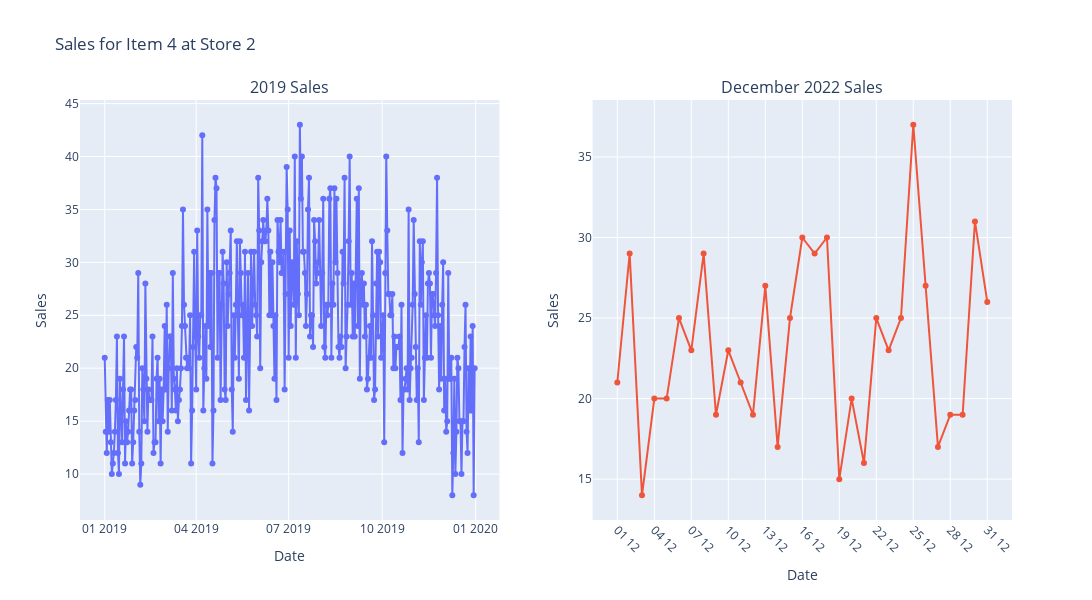

Notebook source saved alongside this figure:
### Code cell
fig = make_subplots(rows=1,
                    cols=2,
                    subplot_titles=("2019 Sales", "December 2022 Sales"))

fig.add_trace(
    go.Scatter(x=df_sales_2019['date'],
                y=df_sales_2019['sales'],
                mode='lines+markers',
                name='2019 Sales'),
    row=1, col=1
)

fig.add_trace(
    go.Scatter(x=df_sales_dec_2022['date'],
                y=df_sales_dec_2022['sales'],
                mode='lines+markers',
                name='December 2022 Sales'),
    row=1, col=2
)

fig.update_layout(
    title_text=f'Sales for Item {item} at Store {store}',
    xaxis_title='Date',
    yaxis_title='Sales',
    height=600,
    width=1200,
    showlegend=False
)

fig.update_xaxes(
    dtick="M3",  
    tickformat="%m %Y",  
    row=1, col=1
)

fig.update_xaxes(
    title_text='Date',
    dtick=3 * 24 * 60 * 60 * 1000,
    tickangle=45,
    tickformat="%d %m",
    row=1, col=2,

    
)

fig.update_yaxes(title_text='Sales')
fig.show()

### Figure 1 — Plotly figure (JSON) as saved in the notebook; plotly's stock layout.template omitted (floating-point values rounded to 4 significant figures; data arrays with more than 128 entries replaced by an {"elided": "..."} marker saying what was removed)
{"data": [{"mode": "lines+markers", "name": "2019 Sales", "type": "scatter", "x": {"elided": "365 str values"}, "xaxis": "x", "y": {"elided": "365 int values"}, "yaxis": "y"}, {"mode": "lines+markers", "name": "December 2022 Sales", "type": "scatter", "x": ["2022-12-01T00:00:00.000000000", "2022-12-02T00:00:00.000000000", "2022-12-03T00:00:00.000000000", "2022-12-04T00:00:00.000000000", "2022-12-05T00:00:00.000000000", "2022-12-06T00:00:00.000000000", "2022-12-07T00:00:00.000000000", "2022-12-08T00:00:00.000000000", "2022-12-09T00:00:00.000000000", "2022-12-10T00:00:00.000000000", "2022-12-11T00:00:00.000000000", "2022-12-12T00:00:00.000000000", "2022-12-13T00:00:00.000000000", "2022-12-14T00:00:00.000000000", "2022-12-15T00:00:00.000000000", "2022-12-16T00:00:00.000000000", "2022-12-17T00:00:00.000000000", "2022-12-18T00:00:00.000000000", "2022-12-19T00:00:00.000000000", "2022-12-20T00:00:00.000000000", "2022-12-21T00:00:00.000000000", "2022-12-22T00:00:00.000000000", "2022-12-23T00:00:00.000000000", "2022-12-24T00:00:00.000000000", "2022-12-25T00:00:00.000000000", "2022-12-26T00:00:00.000000000", "2022-12-27T00:00:00.000000000", "2022-12-28T00:00:00.000000000", "2022-12-29T00:00:00.000000000", "2022-12-30T00:00:00.000000000", "2022-12-31T00:00:00.000000000"], "xaxis": "x2", "y": [21, 29, 14, 20, 20, 25, 23, 29, 19, 23, 21, 19, 27, 17, 25, 30, 29, 30, 15, 20, 16, 25, 23, 25, 37, 27, 17, 19, 19, 31, 26], "yaxis": "y2"}], "layout": {"annotations": [{"font": {"size": 16}, "showarrow": false, "text": "2019 Sales", "x": 0.225, "xanchor": "center", "xref": "paper", "y": 1, "yanchor": "bottom", "yref": "paper"}, {"font": {"size": 16}, "showarrow": false, "text": "December 2022 Sales", "x": 0.775, "xanchor": "center", "xref": "paper", "y": 1, "yanchor": "bottom", "yref": "paper"}], "height": 600, "showlegend": false, "title": {"text": "Sales for Item 4 at Store 2"}, "width": 1200, "xaxis": {"anchor": "y", "domain": [0, 0.45], "dtick": "M3", "tickformat": "%m %Y", "title": {"text": "Date"}}, "xaxis2": {"anchor": "y2", "domain": [0.55, 1], "dtick": 259200000, "tickangle": 45, "tickformat": "%d %m", "title": {"text": "Date"}}, "yaxis": {"anchor": "x", "domain": [0, 1], "title": {"text": "Sales"}}, "yaxis2": {"anchor": "x2", "domain": [0, 1], "title": {"text": "Sales"}}}}
